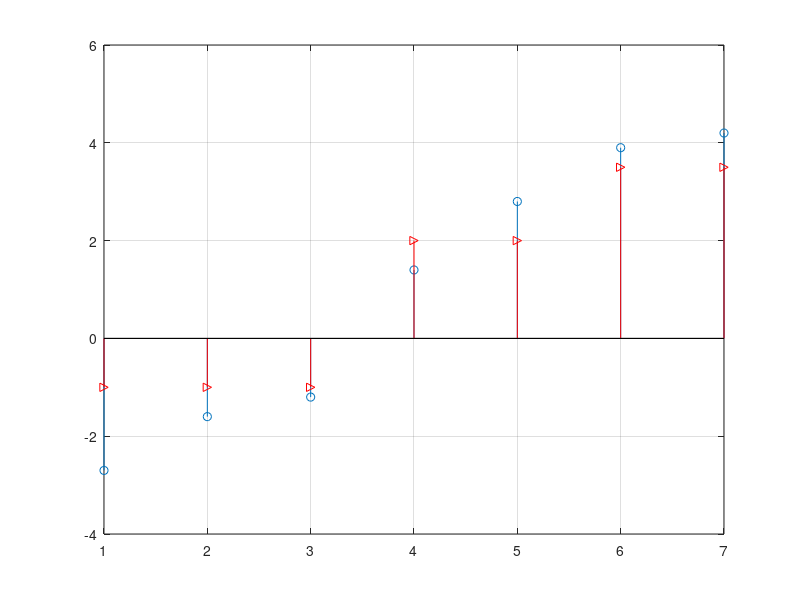

Write MATLAB code to recreate this figure.
% Design a quantizer to quantize sampled signal, S=[-2.7,-1.6,-1.2,1.4,2.8,3.9,4.2]
% for the range, [3,inf]=3.5, [1,3]=2, [0,1]=0.5, and [-inf,0]=-1.

%Matlab Code
partition = [0,1,3];
quatization = [-1,0.5,2,3.5];

S=[-2.7,-1.6,-1.2,1.4,2.8,3.9,4.2]; %sapmled signal

[I,Q]=quantiz(S,partition,quatization);

%Q gives the quantized value
stem(S)
hold on
stem(Q,'>r')
grid on
S
Q
